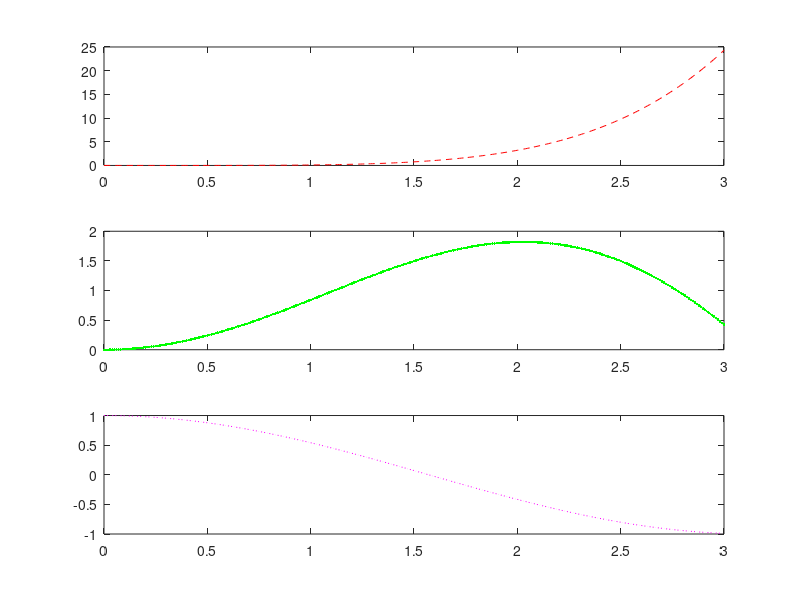

Recreate this plot in MATLAB.
x = 0 : 0.01 : 3;

f1 = x.^5 / 10;
f2 = x .* sin(x);
f3 = cos(x);

subplot (3, 1, 1)
plot(x, f1, '--red')
subplot (3, 1, 2)
plot(x, f2, '.-green')
subplot (3, 1, 3)
plot(x, f3, ':magenta')
